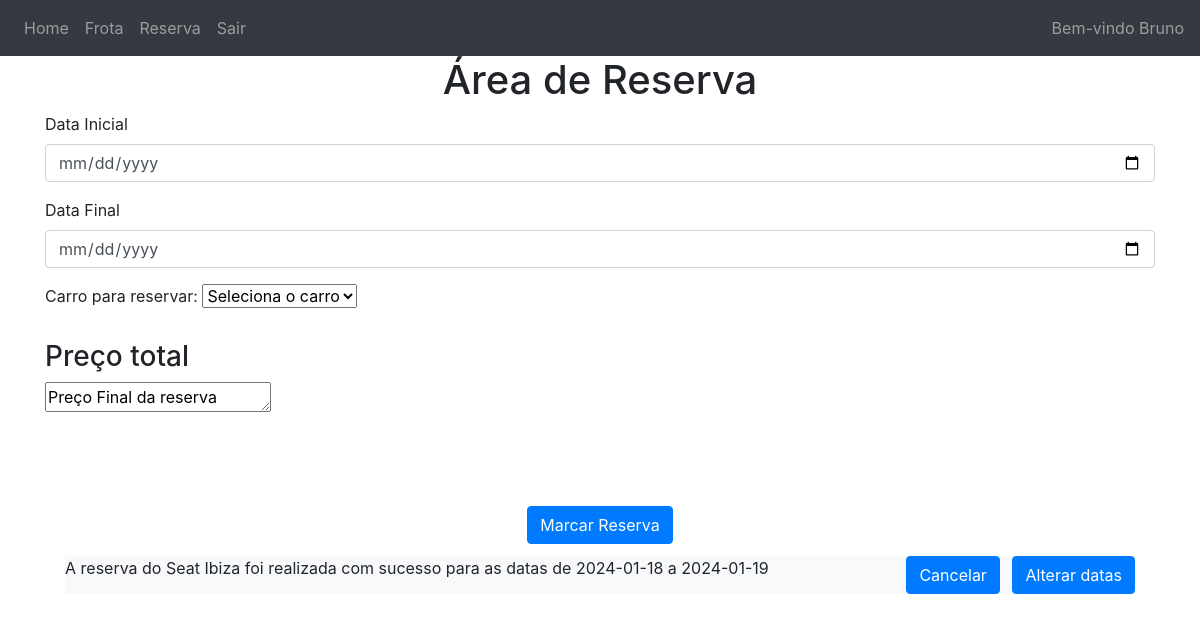
The page /rent-a-car (signed in) on the database as committed earlier.
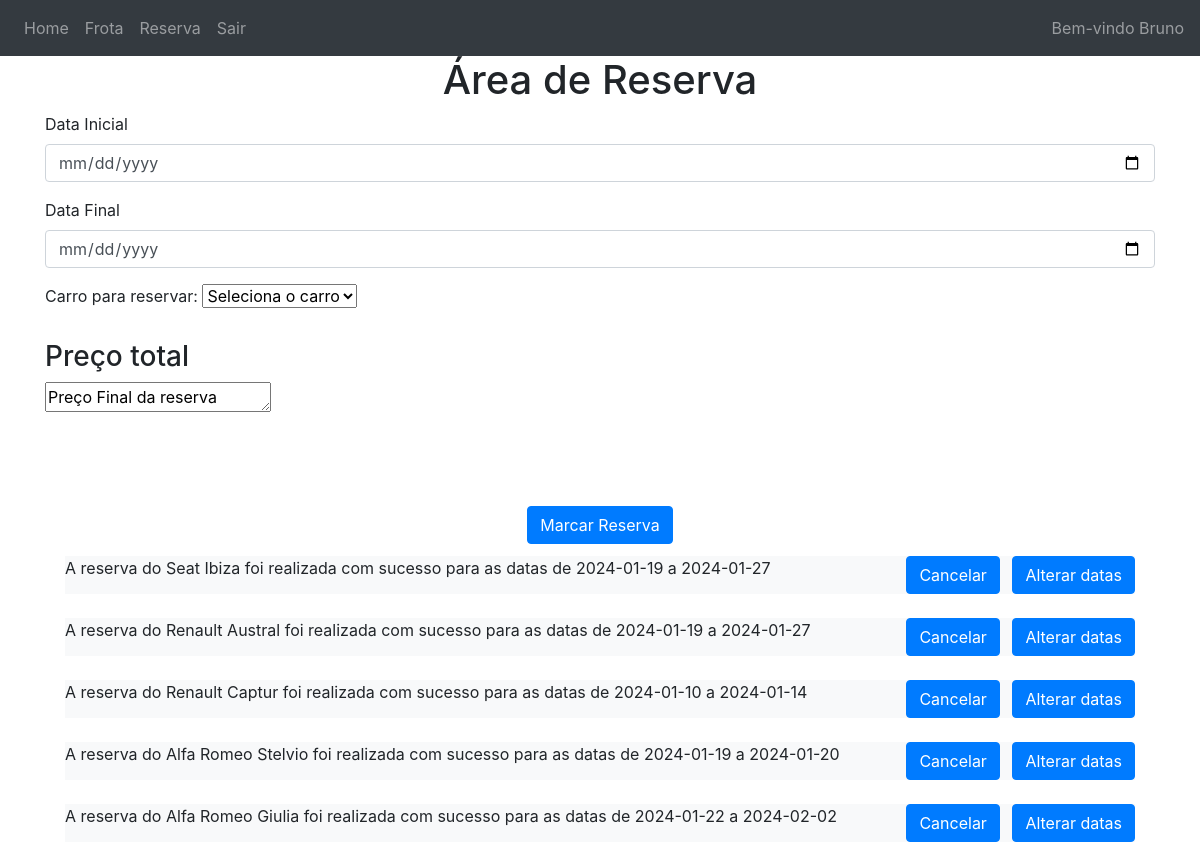
The same page on the database as committed later.
### website/models.py (models this page shows)
class Utilizador(db.Model, UserMixin):
    id = db.Column(db.Integer, primary_key=True)
    email = db.Column(db.String(150), unique=True)
    nome = db.Column(db.String(150))
    apelido = db.Column(db.String(150))
    datanascimento = db.Column(db.Date())
    password = db.Column(db.String(150))
    reservas = db.relationship('Reservas')

class Reservas(db.Model):
    id = db.Column(db.Integer, primary_key=True)
    carro_marca = db.Column(db.String(150))
    carro_modelo = db.Column(db.String(150))
    carro_matricula = db.Column(db.String(150), db.ForeignKey('modelo.matricula'))
    date = db.Column(db.DateTime(timezone=True), default=func.now())  # usar registo temporal as reservas dos carros
    data_inicial = db.Column(db.Date())
    data_final = db.Column(db.Date())
    preco_total = db.Column(db.Integer)
    utilizador_id = db.Column(db.Integer, db.ForeignKey('utilizador.id'))  # usar este codigo para definir reservas

### website/views.py (the view, shortened to what this page needs)
@views.route('/rent-a-car', methods=['GET', 'POST'])
@login_required
def get_brand():
    modelos_marca = []
    carro = Carro.query.all()
    modelos_antes = Modelo.query.all()
    for modelo in modelos_antes:
        reserva = Reservas.query.filter_by(carro_matricula=modelo.matricula).first()
        concluida = Reservas.query.filter(Reservas.data_final<dataHoje, Reservas.carro_matricula == modelo.matricula).all()
        if reserva or dataHoje > modelo.data_proxima_revisao or dataLegal > modelo.data_ultima_legalizacao:
            modelo.disponivel = 0
        else:
            modelo.disponivel = 1
        if concluida:
            modelo.disponivel = 1
    db.session.commit()
    return render_template("rent-a-car.html", utilizador=current_user, carro=carro,
                           dataHoje=dataHoje, dataAmanha=dataAmanha)

### website/__init__.py (called while the page is built)
def create_app():
    app = Flask(__name__)
    app.config['SECRET_KEY'] = 'v'
    app.config['SQLALCHEMY_DATABASE_URI'] = f'sqlite:///{DB_NAME}'
    db.init_app(app)
    from .views import views
    from .auth import auth
    app.register_blueprint(views, url_prefix='/')
    app.register_blueprint(auth, url_prefix='/')
    from .models import Utilizador, Reservas, Carro, Modelo
    create_database(app)
    login_manager = LoginManager()
    login_manager.login_view = 'auth.login'
    login_manager.init_app(app)
    @login_manager.user_loader
    def load_user(id):
        return Utilizador.query.get(int(id))
    return app

### website/templates/rent-a-car.html (shortened to what this page needs)
{%extends "base.html"%}
{% block content%}
<h1 align="center">Área de Reserva</h1>
<form method="POST" action='/rent-a-car/reservar'>
    {%if dataHoje and dataAmanha%}
    <div class="form-group">
        <label for="dataInicial" >Data Inicial </label>
        <input type="date"
               class="form-control"
               id="dataInicial"
               name="dataInicial"
               min="{{ dataHoje }}"
               placeholder="dd/mm/yyyy" onchange="precoTotal()" >
    </div>
    <div class="form-group" >
        <label for="dataFinal" >Data Final</label>
        <input type="date"
               class="form-control"
               id="dataFinal"
               name="dataFinal"
               min="{{ dataAmanha}}"
               placeholder="dd/mm/yyyy" onchange="precoTotal()" >
    </div>
    {%endif%}
    <label for="model">Carro para reservar:</label>
    <select name="car" id="car" onchange="getModel()"  >
        <option value="">Seleciona o carro</option>
    </select>
    <br><br>
    <div class="form-group" >
        <h3>Preço total</h3>
        <textarea id="preco_total" name="preco_total" rows="1" cols="20" readonly >Preço Final da reserva  </textarea>
    </div>
    <br>
    <br><br>
    <div align="center">
        <button type="submit" class="btn btn-primary">Marcar Reserva</button>
    </div>
</form>
<ul class="list-group list-group-flush" id="reservas">
    {% for reserva in utilizador.reservas %}
    <li class="list-group-item" style="
    border-bottom-width: 0;">
        <div class="bg-light m-0 d-flex justify-content-between" >
            <div class="bg-light d-inline">
                A reserva do {{reserva.carro_marca}} {{reserva.carro_modelo}} foi realizada com sucesso {{preco_total}} para as datas de {{reserva.data_inicial}} a {{reserva.data_final}}
            </div>
            <div class="text-right d-inline">
                <form method='POST' action='/eliminar/{{ reserva.id }}' class="d-inline-block">
                    <button type="submit" class="btn btn-primary" value='{{ reserva.id }}'>
                        Cancelar
                    </button>
                </form>
                <form method='POST' action='/alterar-datas' class="d-inline-block ml-2">
                    <button type="submit" class="btn btn-primary" '>
                        Alterar datas
                    </button>
                </form>
            </div>
        </div>
    </li>
    {% endfor %}
</ul>
{% endblock%}

### website/templates/base.html (shortened to what this page needs)
<!DOCTYPE html>
<html lang="en">
<head>
    <link
            rel="stylesheet"
            href="https://stackpath.bootstrapcdn.com/bootstrap/4.4.1/css/bootstrap.min.css"
    />
    <link
            rel="stylesheet"
            href="https://stackpath.bootstrapcdn.com/font-awesome/4.7.0/css/font-awesome.min.css"
    />
</head>
<body>
<nav class="navbar navbar-expand-lg navbar-dark bg-dark">
    <div class="collapse navbar-collapse" id="navbar">
        <div class="navbar-nav">
            {%if utilizador.is_authenticated %}
            <a class="nav-item nav-link" id="home" href="/">Home</a>
            <a class="nav-item nav-link" id="carList" href="/carList">Frota</a>
            <a class="nav-item nav-link" id="rent-a-car" href="/rent-a-car">Reserva</a>
            <a class="nav-item nav-link" id="logout" href="/logout">Sair</a>
            {% else %}
            <a class="nav-item nav-link" id="login" href="/login">Entrar</a>
            <a class="nav-item nav-link" id="signUp" href="/sign-up">Regsitar</a>
            {%endif%}
        </div>
    </div>
    {%if utilizador.is_authenticated %}
    <span class="nav-item" style="color: rgba(255,255,255,.5);margin-left: auto;">Bem-vindo {{utilizador.nome}}</span>
    {%endif%}
</nav>
<div class="container">{% block content%}{% endblock%}</div>
</body>
</html>

Rows that differ between the two databases and show on the page:
changed Reservas "Seat": data_inicial "2024-01-18" → "2024-01-19"; data_final "2024-01-19" → "2024-01-27"
added Reservas: carro_marca "Renault", carro_modelo "Austral", data_inicial "2024-01-19", data_final "2024-01-27", {{ reserva.id }} 2 (drawn)
added Reservas: carro_marca "Renault", carro_modelo "Captur", data_inicial "2024-01-10", data_final "2024-01-14", {{ reserva.id }} 3 (drawn)
added Reservas: carro_marca "Alfa Romeo", carro_modelo "Stelvio", data_inicial "2024-01-19", data_final "2024-01-20", {{ reserva.id }} 4 (drawn)
added Reservas: carro_marca "Alfa Romeo", carro_modelo "Giulia", data_inicial "2024-01-22", data_final "2024-02-02", {{ reserva.id }} 5 (drawn)
